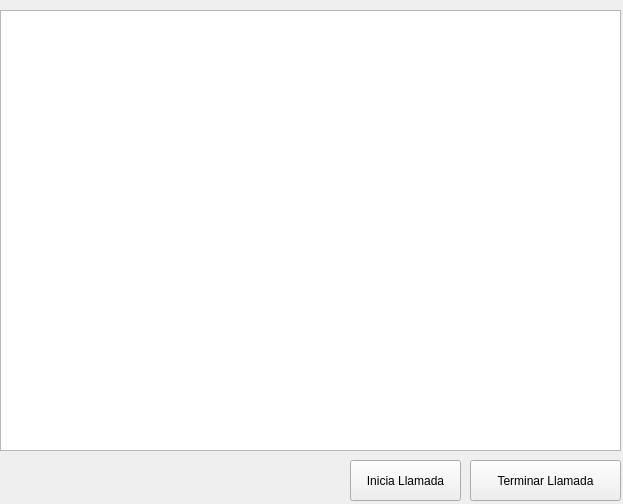
<?xml version="1.0" encoding="UTF-8"?>
<ui version="4.0">
 <class>VideoLlamada</class>
 <widget class="QWidget" name="VideoLlamada">
  <property name="geometry">
   <rect>
    <x>0</x>
    <y>0</y>
    <width>623</width>
    <height>504</height>
   </rect>
  </property>
  <property name="windowTitle">
   <string>Form</string>
  </property>
  <widget class="QPushButton" name="termVide">
   <property name="geometry">
    <rect>
     <x>470</x>
     <y>460</y>
     <width>151</width>
     <height>41</height>
    </rect>
   </property>
   <property name="text">
    <string>Terminar Llamada</string>
   </property>
  </widget>
  <widget class="QPushButton" name="iniVide">
   <property name="geometry">
    <rect>
     <x>350</x>
     <y>460</y>
     <width>111</width>
     <height>41</height>
    </rect>
   </property>
   <property name="text">
    <string>Inicia Llamada</string>
   </property>
  </widget>
  <widget class="QGraphicsView" name="showVide">
   <property name="geometry">
    <rect>
     <x>0</x>
     <y>10</y>
     <width>621</width>
     <height>441</height>
    </rect>
   </property>
  </widget>
 </widget>
 <resources/>
 <connections/>
</ui>
